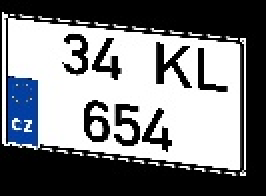
#> input picture plaka_yamuk.jpg, 133 x 98 px (shown 2 times larger); its folder holds only this picture in this run
$ python -i temp.py   (imports and definitions only)
#> lines starting #> are read from the running program, lines starting #| are printed output that depends on the picture; after the words box and inside, x2 and y2 are one past the last pixel; in counts of white or black regions, pixels touching at a corner belong together
import cv2
import numpy as np
from random import randint, uniform, choice, random
import os

# [9 lines left out: function random_perspective, not called in this run]

def motion_blur(img, k=None):
#> called with k = 2
    if k is None:
        k = randint(5, 15)
    kernel = np.zeros((k, k), dtype=np.float32)
    if random() < 0.5:
        kernel[k//2, :] = 1.0
    else:
        kernel[:, k//2] = 1.0
    angle = uniform(-25, 25)
    M = cv2.getRotationMatrix2D((k/2-0.5, k/2-0.5), angle, 1.0)
    kernel = cv2.warpAffine(kernel, M, (k, k))
    kernel = kernel / (kernel.sum() + 1e-6)
    return cv2.filter2D(img, -1, kernel)

def add_noise(img, sigma=15):
#> called with sigma = 10.59
    noise = np.random.normal(0, sigma, img.shape).astype(np.float32)
    return np.clip(img.astype(np.float32) + noise, 0, 255).astype(np.uint8)

# [9 lines left out: function color_jitter, not called in this run]

def vignette(img, strength=0.4):
    h, w = img.shape[:2]
    X = cv2.getGaussianKernel(w, w*strength)
    Y = cv2.getGaussianKernel(h, h*strength)
    mask = (Y @ X.T)
    mask = mask / mask.max()
    mask = mask[..., None]
    mask = 0.3 + 0.7*mask
    return np.clip(img.astype(np.float32) * mask + (1-mask) * 255, 0, 255).astype(np.uint8)

def jpeg_compress(img, q=None):
    if q is None:
        q = randint(15, 40)
    enc = cv2.imencode(".jpg", cv2.cvtColor(img, cv2.COLOR_RGB2BGR), [int(cv2.IMWRITE_JPEG_QUALITY), q])[1]
    dec = cv2.imdecode(enc, cv2.IMREAD_COLOR)
    return cv2.cvtColor(dec, cv2.COLOR_BGR2RGB)

def down_up(img):
    h,w = img.shape[:2]
#> h = 98; w = 133
    scale = uniform(0.35, 0.8)
    small = cv2.resize(img, (int(w*scale), int(h*scale)), interpolation=cv2.INTER_AREA)
    return cv2.resize(small, (w,h), interpolation=choice([cv2.INTER_LINEAR, cv2.INTER_CUBIC, cv2.INTER_NEAREST]))

def erode_ink(img):
    gray = cv2.cvtColor(img, cv2.COLOR_RGB2GRAY)
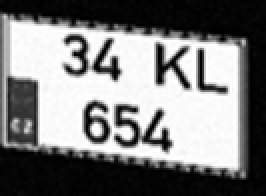
#> gray: shape (98, 133) (shown 2 times larger); min 0, max 255, mean 124.1
    _, bw = cv2.threshold(gray, 0, 255, cv2.THRESH_OTSU+cv2.THRESH_BINARY_INV)
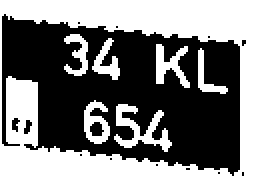
#> bw: shape (98, 133) (shown 2 times larger); 53.1% white; 14 black regions (12 under 20 px), largest, box (x1, y1, x2, y2) and area: (1, 7, 120, 88) 6023, (45, 61, 52, 68) 37
    k = cv2.getStructuringElement(cv2.MORPH_ELLIPSE, (randint(1,3), randint(1,3)))
    bleed = cv2.dilate(bw, k, iterations=1)
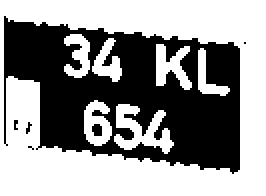
#> bleed: shape (98, 133) (shown 2 times larger); 57.9% white; 6 black regions (4 under 20 px), largest, box (x1, y1, x2, y2) and area: (2, 8, 120, 87) 5445, (46, 62, 51, 68) 26
    mask = cv2.cvtColor(bleed, cv2.COLOR_GRAY2RGB)/255.0
    return np.clip(img.astype(np.float32)*(1-mask) + np.minimum(img, 30)*(mask), 0, 255).astype(np.uint8)

# [14 lines left out: function random_occlusions, not called in this run]

def subtle_sharpen(img):
    kernel = np.array([[0,-1,0],[-1,5.5,-1],[0,-1,0]], dtype=np.float32)
    return cv2.filter2D(img, -1, kernel)

# [6 lines left out: function low_light, not called in this run]

def overexpose(img):
    img = img.astype(np.float32)
    mask = np.random.uniform(0.7, 1.0, img.shape[:2])[...,None]
    out = img + 180*mask  # highlight glare
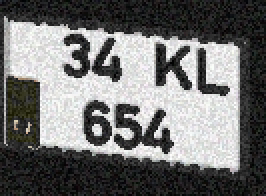
#> out: shape (98, 133, 3) float64 (shown 2 times larger); mean of channels 0, 1, 2 262.2, 262.9, 262.9; drawn with min black and max white
    return np.clip(out,0,255).astype(np.uint8)

# [26 lines left out: functions add_shadow, add_fog, chromatic_aberration, not called in this run]


def environment_effects(img):
    funcs = [low_light, overexpose, add_shadow, add_fog, chromatic_aberration]
    if random() < 0.7:
        func = choice(funcs)
        return func(img)
    return img


def degrade_pipeline(img):
    img = img.copy()
    img = motion_blur(img, k=randint(1,3))
    img = add_noise(img, sigma=uniform(8,18))
    img = down_up(img)
    img = erode_ink(img)
    img = environment_effects(img)
    img = vignette(img, strength=uniform(0.4,0.9))
#> in vignette, `return np.clip(img.astype(np.float32) * mask + (1-mask) * 255, 0, 255)..`:
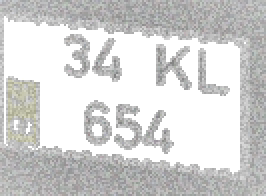
#> returned value: shape (98, 133, 3) (shown 2 times larger); mean of channels 0, 1, 2 210.9, 211.4, 211.4; drawn as B, G, R
    img = jpeg_compress(img, q=randint(18,35))
#> in jpeg_compress, `enc = cv2.imencode(".jpg", cv2.cvtColor(img, cv2.COLOR_RGB2BGR), [int(..`: enc = 1928 values, max 255 at index 0, min 0 at index 4, mean 115.5
#> in jpeg_compress, `dec = cv2.imdecode(enc, cv2.IMREAD_COLOR)`:
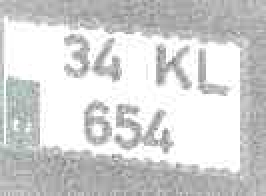
#> dec: shape (98, 133, 3) (shown 2 times larger); mean B, G, R 210.6, 210.8, 210.3
    img = np.array(255 * (img / 255) ** 2.3, dtype='uint8')
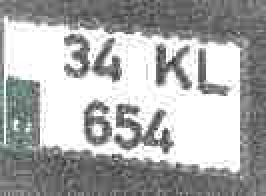
#> img: shape (98, 133, 3) (shown 2 times larger); mean R, G, B 171.1, 171.9, 171.6
    return img

input_folder = r"D:\Medias\normal_plates\TR\result"
output_folder = r"D:\Medias\normal_plates\TR\result_1"
# [1 line not run here, left out]
count = 0

# [20 lines not run here, left out]

>>> import cv2
>>> picture = cv2.cvtColor(cv2.imread('plaka_yamuk.jpg'), cv2.COLOR_BGR2RGB)
>>> result = degrade_pipeline(picture)
